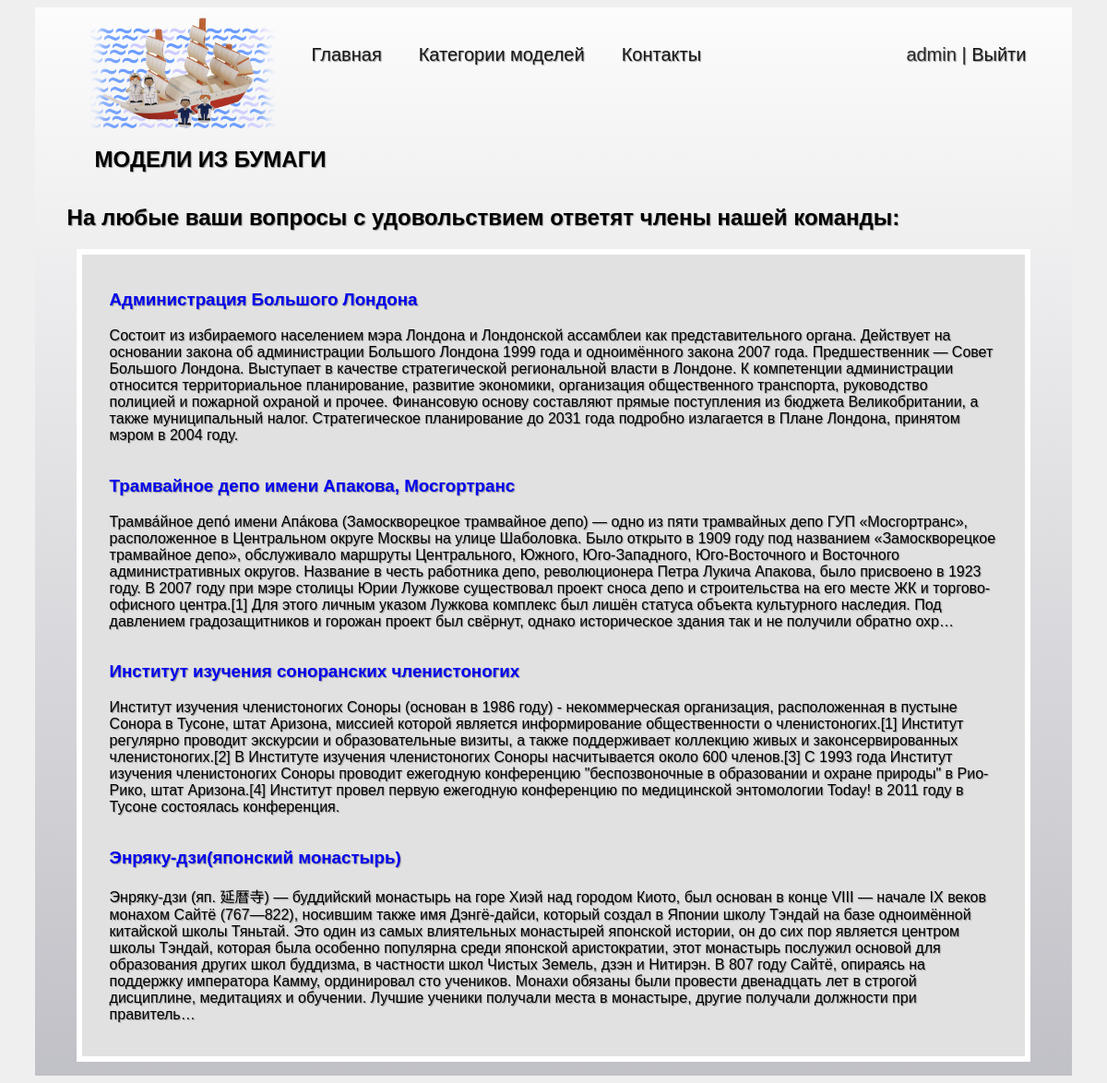
Screenshot of /contacts/ (signed in) with the database file from the repository.
### papermodels/models.py (models this page shows, shortened)
class Contacts(models.Model):
    title = models.CharField(max_length=255)
    description = models.TextField()
    url = models.URLField(blank=True)

### papermodels/views.py (the view)
# urls.py: path("contacts/", contacts, name='contacts'),
def contacts(request):
    conts = Contacts.objects.all()
    return render(request, 'papermodels/contacts.html', {'contacts': conts})

### papermodels/templates/papermodels/contacts.html
{% extends 'papermodels/base.html' %}
{% load static %}
{% block content %}
<h2 class="cat_title">На любые ваши вопросы с удовольствием ответят члены нашей команды:<br></h2>
<div class="models contacts">
    {% for cont in contacts %}
    <div class="elements">
        <h3 class="top"><a href="{{ cont.url }}" target="_blank">{{ cont.title }}</a></h3>
        <div class="blog_text"><p>{{ cont.description | striptags | truncatechars:800 }}</p></div>
    </div>
    {% endfor %}
</div>
{% endblock %}

### papermodels/templates/papermodels/base.html (shortened to what this page needs)
<!DOCTYPE html>
{% load static %}
<html lang="en">
<head>
    <link rel="stylesheet" href="{% static 'css/style.css' %}">
</head>
<body>
<div class="container">
<div class="menu">
    <div class="wrap">
        <ul class="menu">
            <li ><a href="{% url 'main' %}"><img class="logo" src="{% static 'papermodels/logo.png' %}" alt="logo"></a></li>
            <li class="text"><a href="{% url 'main' %}">Главная</a></li>
            <li class="text"><a href="{% url 'papermodels:projects' %}">Категории моделей</a></li>
            <li class="text"><a href="{% url 'contacts' %}">Контакты</a></li>
            {% if request.user.is_authenticated %}
            <li class="text last">{{ user.username }} | <a href="{% url 'papermodels:logout' %}">Выйти</a></li>
            {% else %}
            <li class="text last"><a href="{% url 'papermodels:register' %}">Регистрация</a> | <a href="{% url 'login' %}">Авторизация</a></li>
            {% endif %}
        </ul>
    </div>
</div>
<h1 class="title">МОДЕЛИ ИЗ БУМАГИ</h1>
<div class="content">
    <div class="wrap">
        {% block content %}
        {% endblock %}
    </div>
</div>
</div>
</body>
</html>

### papermodels/static/css/style.css (style rules this page uses)
body { background-color: rgb(239, 239, 239); text-shadow: 1px 1px 1px rgb(150, 150, 150); font-family: "Lucida Sans", "Lucida Sans Regular", "Lucida Grande", "Lucida Sans Unicode", Geneva, Verdana, sans-serif; }
.content { padding: 5px 35px; }
.menu .wrap { list-style: none; }
ul { list-style: none; }
ul.menu { margin: 0; padding: 0; color: #2a2a2a; font-size: 20px; overflow: hidden; }
ul.menu li { float: left; margin: 0 10px 0px 30px; padding-top: 5px; }
ul.menu li.last { float: right; padding-right: 40px; }
ul.menu li a { color: #171717; text-decoration: none; }
.logo { max-width: 200px; }
ul.menu img.logo { margin: 0px auto 2px 30px; padding-top: 0; }
ul.menu li.text { margin-top: 35px; }
.container { margin: 0 auto; max-width: 95%; min-height: 960px; background-image: linear-gradient(to bottom, rgba(255, 255, 255, 0.8), rgba(84, 84, 106, 0.3)); }
h1 { margin: 0px 40px; }
.title { font-size: x-large; font-weight: 800; padding: 10px 25px; }
.models { display: flex; background-color: rgb(225, 225, 225); border: 6px solid #fff; margin: 10px 10px; padding: 20px 30px; justify-content: space-around; flex-direction: row; flex-wrap: wrap; align-content: flex-start; }
.contacts { justify-content: flex-start; flex-wrap: none; }
a { text-decoration: none; }
.last { float: right; margin-right: 20px; }

### rows the page displays
Contacts: title "Администрация Большого Лондона", description "Состоит из избираемого населением мэра Лондона и Лондонской ассамблеи как представительного органа. Действует на основании закона об администрации Большого Лондона 1999 года и одноимённого закона 2007 года. Предшественник — Совет Большого Лондона. Выступает в качестве стратегической региональной власти в Лондоне. К компетенции администрации относится территориальное планирование, развитие экономики, организация общественного транспорта, руководство полицией и пожарной охраной и прочее. Финансовую основу составляют прямые поступления из бюджета Великобритании, а также муниципальный налог. Стратегическое планирование до 2031 года подробно излагается в Плане Лондона, принятом мэром в 2004 году."
Contacts: title "Трамвайное депо имени Апакова, Мосгортранс", description "Трамва́йное депо́ имени Апа́кова (Замоскворецкое трамвайное депо) — одно из пяти трамвайных депо ГУП «Мосгортранс», расположенное в Центральном округе Москвы на улице Шаболовка. Было открыто в 1909 году под названием «Замоскворецкое трамвайное депо», обслуживало маршруты Центрального, Южного, Юго-Западного, Юго-Восточного и Восточного административных округов. Название в честь работника депо, революционера Петра Лукича Апакова, было присвоено в 1923 году. В 2007 году при мэре столицы Юрии Лужкове существовал проект сноса депо и строительства на его месте ЖК и торгово-офисного центра.[1] Для этого личным указом Лужкова комплекс был лишён статуса объекта культурного наследия. Под давлением…"
Contacts: title "Институт изучения соноранских членистоногих", description "Институт изучения членистоногих Соноры (основан в 1986 году) - некоммерческая организация, расположенная в пустыне Сонора в Тусоне, штат Аризона, миссией которой является информирование общественности о членистоногих.[1] Институт регулярно проводит экскурсии и образовательные визиты, а также поддерживает коллекцию живых и законсервированных членистоногих.[2] В Институте изучения членистоногих Соноры насчитывается около 600 членов.[3] С 1993 года Институт изучения членистоногих Соноры проводит ежегодную конференцию \"беспозвоночные в образовании и охране природы\" в Рио-Рико, штат Аризона.[4] Институт провел первую ежегодную конференцию по медицинской энтомологии Today! в 2011 году в Тусоне…"
Contacts: title "Энряку-дзи(японский монастырь)", description "Энряку-дзи (яп. 延暦寺) — буддийский монастырь на горе Хиэй над городом Киото, был основан в конце VIII — начале IX веков монахом Сайтё (767—822), носившим также имя Дэнгё-дайси, который создал в Японии школу Тэндай на базе одноимённой китайской школы Тяньтай. Это один из самых влиятельных монастырей японской истории, он до сих пор является центром школы Тэндай, которая была особенно популярна среди японской аристократии, этот монастырь послужил основой для образования других школ буддизма, в частности школ Чистых Земель, дзэн и Нитирэн. В 807 году Сайтё, опираясь на поддержку императора Камму, ординировал сто учеников. Монахи обязаны были провести двенадцать лет в строгой дисциплине,…"

### other values shown
{{ user.username }} "admin"
